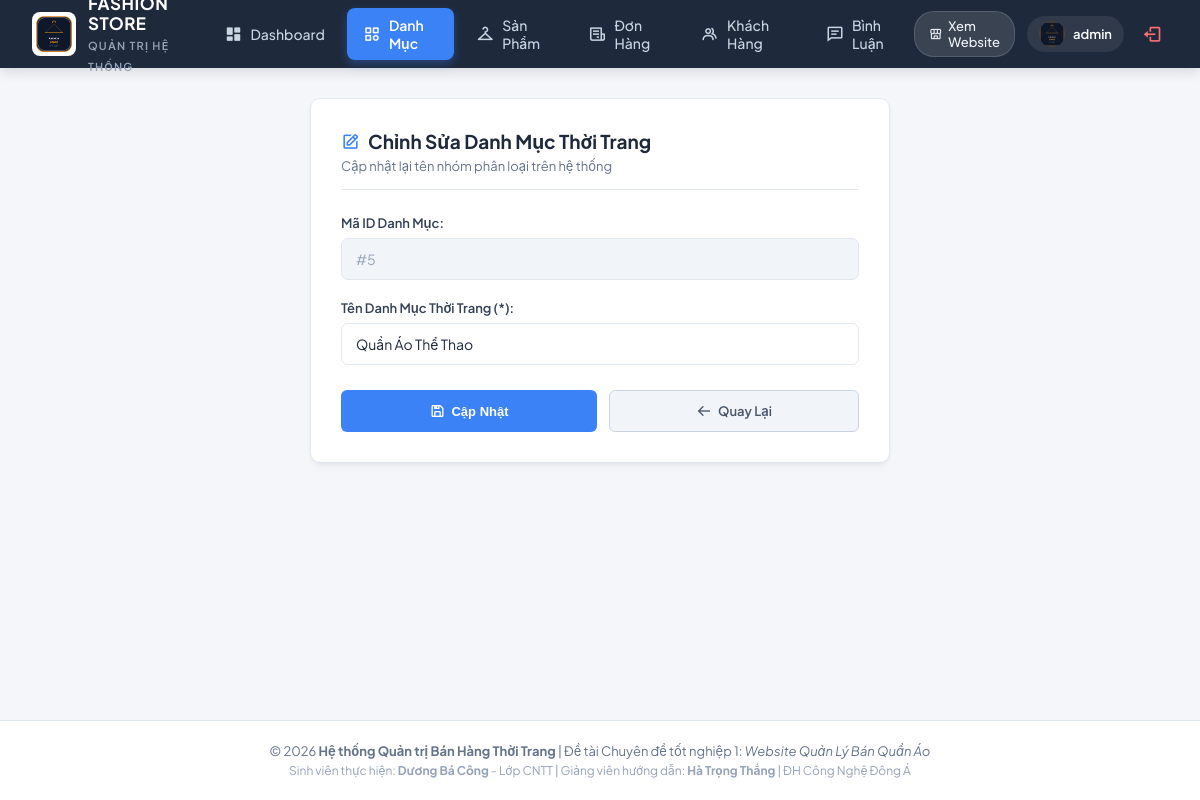
The page /controller/indexAdmin.php?act=suadanhmuc&id=5 (signed in) on the database as committed earlier.
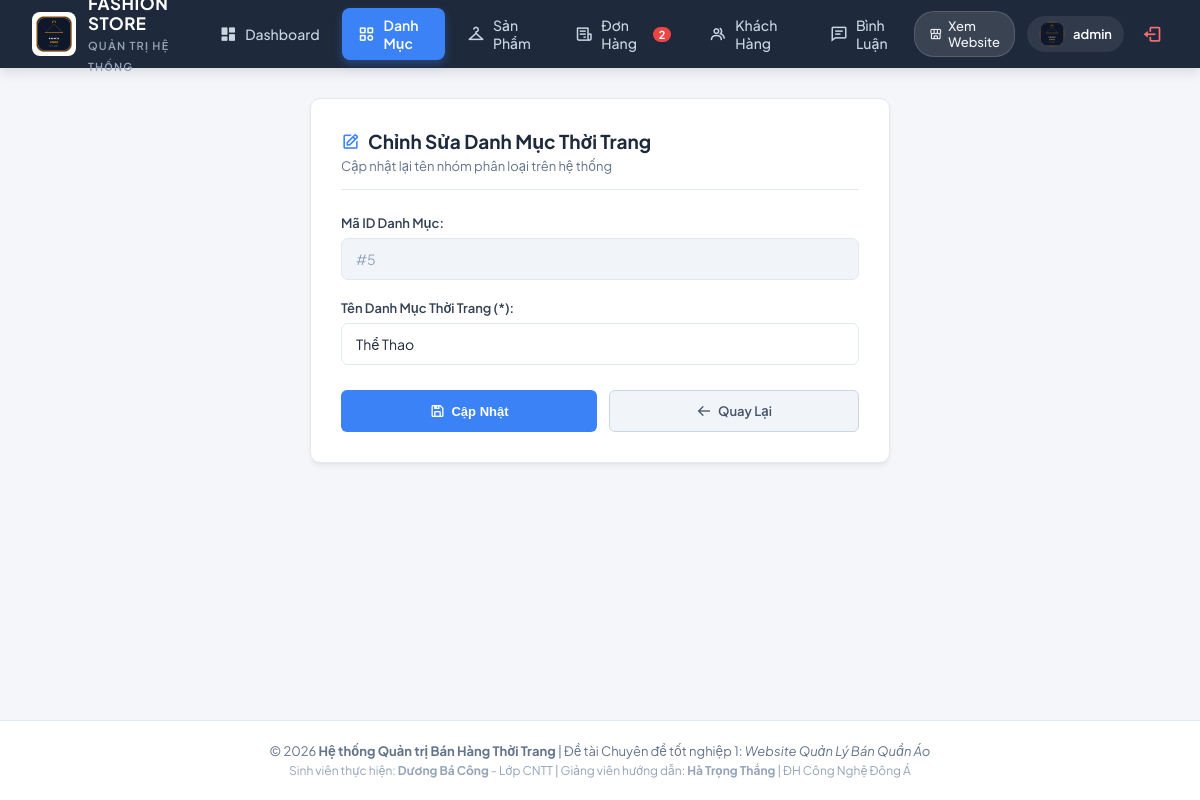
The same page on the database as committed later.
### tables this page shows
CREATE TABLE `danhmuc` (
  `iddanhmuc` int(11) NOT NULL AUTO_INCREMENT,
  `tendanhmuc` varchar(255) NOT NULL,
  PRIMARY KEY (`iddanhmuc`)
);

### model/config.php (called while the page is built, shortened)
<?php
  function pdo_con(){
    static $cached_conn = null;
    if ($cached_conn !== null) {
      return $cached_conn;
    }
    $http_host = $_SERVER['HTTP_HOST'] ?? '';
    $is_infinityfree = (strpos($http_host, 'infinityfree') !== false || strpos($http_host, 'epizy.com') !== false);
    if ($is_infinityfree) {
      $servername = "sql302.infinityfree.com";
      $username = "if0_43184606";
      $password = "8gZKYLk9Rk6UBlL";
      $dbname = "if0_43184606_duan1";
      $port = 3306;
      $db_candidates = [$dbname];
    } else {
      $servername = "127.0.0.1";
      $username = "root";
      $password = "";
      $port = 3306;
      $db_candidates = ['duanmau', 'duan1'];
    }
    foreach ($db_candidates as $try_db) {
      try {
        $conn = new PDO("mysql:host=$servername;port=$port;dbname=$try_db;charset=utf8", $username, $password, [
          PDO::ATTR_ERRMODE => PDO::ERRMODE_EXCEPTION,
          PDO::ATTR_TIMEOUT => 2
        ]);
        $cached_conn = $conn;
        return $cached_conn;
      } catch (PDOException $e) {
      }
    }
    return null;
  }
  function pdo_query_one($sql){
    $sql_args = array_slice(func_get_args(), 1);
    $conn = pdo_con();
    try {
      $stmt = $conn->prepare($sql);
      $stmt->execute($sql_args);
      $row = $stmt->fetch(PDO::FETCH_ASSOC);
      return $row ? $row : null;
    } catch (PDOException $e) {
      throw $e;
    }
  }
  function pdo_query_value($sql){
    $sql_args = array_slice(func_get_args(), 1);
    $conn = pdo_con();
    try {
      $stmt = $conn->prepare($sql);
      $stmt->execute($sql_args);
      $row = $stmt->fetch(PDO::FETCH_NUM);
      return $row ? $row[0] : null;
    } catch (PDOException $e) {
      throw $e;
    }
  }
?>

### model/danhmuc.php (called while the page is built, shortened)
<?php
function danhmuc_showId($id){
    $sql = "SELECT * FROM danhmuc WHERE iddanhmuc=?";
    return pdo_query_one($sql, $id);
}
?>

### model/donhang.php (called while the page is built, shortened)
<?php
function donhang_count_pending() {
    $sql = "SELECT COUNT(*) FROM donhang WHERE trangthai = 'Chờ xác nhận'";
    return (int)pdo_query_value($sql);
}
?>

### viewAdmin/suadanhmuc.php (the view, shortened to what the changed rows need)
<?php
$id = $_GET['id'] ?? 0;
$danhmuc = danhmuc_showId($id);
$tendanhmuc = $danhmuc['tendanhmuc'];
?>
<div class="admin-form-container">
    <div style="margin-bottom: 25px; border-bottom: 1px solid #e2e8f0; padding-bottom: 15px;">
        <h2 style="font-size: 19px; font-weight: 700; color: #1e293b; margin: 0; display: flex; align-items: center; gap: 8px;">
            <i class='bx bx-edit' style="color: #3b82f6;"></i> Chỉnh Sửa Danh Mục Thời Trang
        </h2>
        <p style="font-size: 13px; color: #64748b; margin-top: 4px;">Cập nhật lại tên nhóm phân loại trên hệ thống</p>
    </div>
    <form action="" method="POST">
        <div class="form-group">
            <label>Mã ID Danh Mục:</label>
            <input type="text" class="form-control-custom" value="#<?= $id ?>" disabled>
        </div>
        <div class="form-group">
            <label>Tên Danh Mục Thời Trang (*):</label>
            <input type="text" class="form-control-custom" placeholder="Nhập tên danh mục thời trang mới" name="name" required value="<?= htmlspecialchars($tendanhmuc) ?>">
        </div>
        <div class="form-actions">
            <button type="submit" name="sua" class="btn-action btn-primary" style="flex: 1; justify-content: center; height: 42px;">
                <i class='bx bx-save'></i> Cập Nhật
            </button>
            <a href="../controller/indexAdmin.php?act=danhmuc" class="btn-action btn-secondary" style="flex: 1; justify-content: center; height: 42px;">
                <i class='bx bx-arrow-back'></i> Quay Lại
            </a>
        </div>
    </form>
</div>

### viewAdmin/header.php (shortened to what the changed rows need)
<?php
$act = $_GET['act'] ?? 'userAd';
?>
<!DOCTYPE html>
<html lang="vi">
<head>
    <link rel="stylesheet" href="https://cdnjs.cloudflare.com/ajax/libs/font-awesome/4.7.0/css/font-awesome.min.css">
    <link href='https://unpkg.com/boxicons@2.1.4/css/boxicons.min.css' rel='stylesheet'>
    <link rel="stylesheet" href="../view/fontawesome-free-6.1.1-web/css/all.min.css">
    <link rel="stylesheet" href="../view/css/admin.css">
</head>
<body class="admin-body">
    <header class="admin-navbar">
        <a href="../controller/indexAdmin.php?act=userAd" class="admin-navbar-brand">
            <div class="admin-brand-info">
                <h1>FASHION STORE</h1>
            </div>
        </a>
        <ul class="admin-nav-links">
            <?php
            $badge_pending = 0;
            if (function_exists('donhang_count_pending')) {
                $badge_pending = donhang_count_pending();
            }
            ?>
            <li>
                <a href="../controller/indexAdmin.php?act=donhang" class="<?= (in_array($act, ['donhang', 'chitietdonhang'])) ? 'active' : '' ?>" style="position: relative;">
                    <i class='bx bx-receipt'></i> Đơn Hàng
                    <?php if ($badge_pending > 0): ?>
                        <span style="background: #ef4444; color: #fff; font-size: 11px; font-weight: 700; padding: 1px 6px; border-radius: 10px; margin-left: 4px;"><?= $badge_pending ?></span>
                    <?php endif; ?>
                </a>
            </li>
        </ul>
    </header>
    <main class="admin-container">

Rows that differ between the two databases and show on the page:
changed danhmuc: name "Quần Áo Thể Thao" → "Thể Thao"
Other text that changed with them:
$badge_pending: (not shown) → "2"
